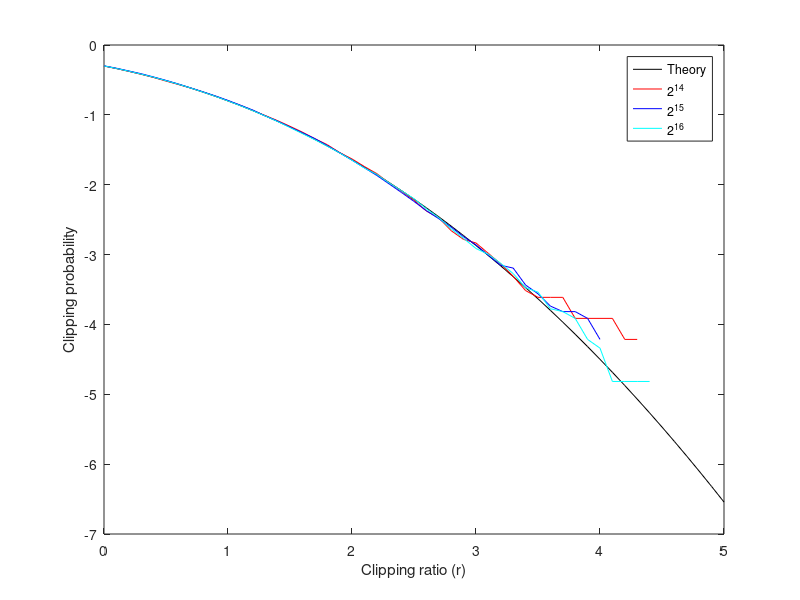

Reproduce this figure in MATLAB.
clear, clc, close all

r = 0:0.1:5;

x = randn(2^14,1);
for k = 1:length(r)
    Pc1(k) = mean(x < -r(k));
end

x = randn(2^15,1);
for k = 1:length(r)
    Pc2(k) = mean(x < -r(k));
end
   
x = randn(2^16,1);
for k = 1:length(r)
    Pc3(k) = mean(x < -r(k));
end

plot(r, log10(qfunc(r)), 'k', r, log10(Pc1), 'r', r, log10(Pc2), 'b', r, log10(Pc3), 'c')
xlabel('Clipping ratio (r)')
ylabel('Clipping probability')
legend('Theory', '2^{14}', '2^{15}', '2^{16}')